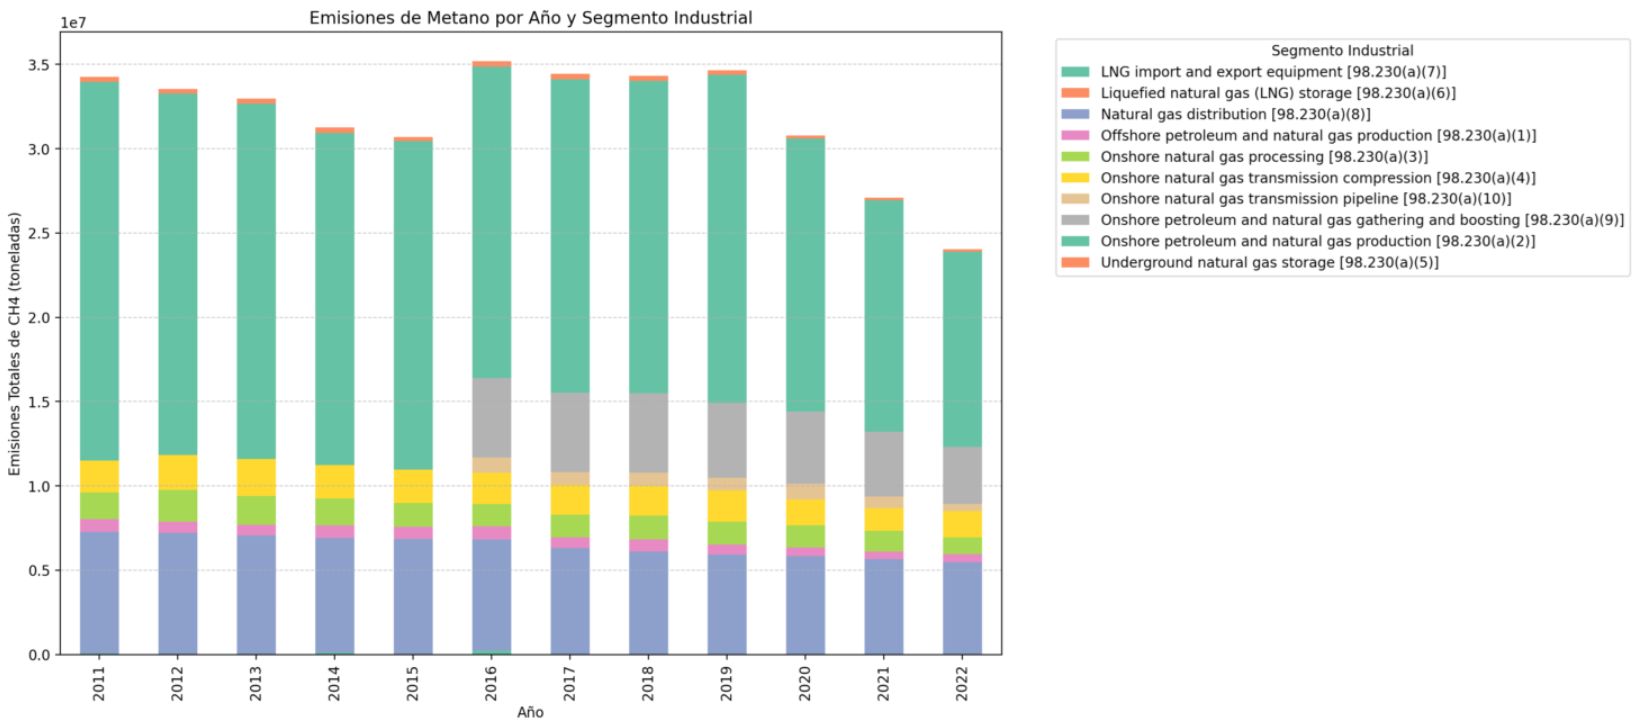

Source code (Python):
import streamlit as st
import pandas as pd
import matplotlib.pyplot as plt
import seaborn as sns

# Título de la aplicación
st.title('Visualización de Emisiones de Metano')

# Paso 1: Cargar el archivo Excel
file_path = st.file_uploader("Sube el archivo Excel con los datos", type="xlsx")

@st.cache_data
def cargar_datos(file):
    # Leer el archivo desde el binario
    emissions_df = pd.read_excel(file, sheet_name='ef_w_emissions_source_ghg', 
                                 usecols=['facility_id', 'reporting_year', 'total_reported_ch4_emissions', 'industry_segment', 'basin_associated_with_facility'])
    facilities_df = pd.read_excel(file, sheet_name='rlps_ghg_emitter_facilities', usecols=['facility_id'])
    # Devolver la fusión de ambos DataFrames
    return pd.merge(emissions_df, facilities_df, on='facility_id', how='inner')

if file_path is not None:
    try:
        # Obtener los nombres de las hojas del archivo cargado
        sheet_names = pd.ExcelFile(file_path).sheet_names
        if 'ef_w_emissions_source_ghg' not in sheet_names or 'rlps_ghg_emitter_facilities' not in sheet_names:
            st.error("El archivo Excel no contiene las hojas requeridas.")
        else:
            # Usar la función cacheada
            merged_df = cargar_datos(file_path)

            # Filtrar las columnas relevantes
            filtered_df = merged_df[['reporting_year', 'total_reported_ch4_emissions', 'industry_segment', 'basin_associated_with_facility']]

            # Asegurarse de que los años sean numéricos para evitar problemas en los filtros
            filtered_df['reporting_year'] = pd.to_numeric(filtered_df['reporting_year'], errors='coerce')

            # Obtener el rango de años y los basins únicos
            min_year = int(filtered_df['reporting_year'].min())
            max_year = int(filtered_df['reporting_year'].max())
            unique_basins = filtered_df['basin_associated_with_facility'].unique().tolist()

            # Agregar la opción "Seleccionar todas las fuentes"
            unique_basins.insert(0, "Seleccionar todas las cuencas")

            # Paso 2: Mostrar los filtros
            st.write("### Filtros para los datos")

            # Slider para seleccionar el rango de años
            years_option = st.selectbox('Selecciona una opción para los años', ['Elegir todos los años', 'Seleccionar un rango de años'])

            if years_option == 'Seleccionar un rango de años':
                years = st.slider('Selecciona el rango de años', 
                                  min_value=min_year, 
                                  max_value=max_year, 
                                  value=(min_year, max_year))
            else:
                years = (min_year, max_year)  # Por defecto, selecciona todos los años

            # Multiselect para seleccionar las cuencas
            basins = st.multiselect('Selecciona las cuencas', options=unique_basins, default="Seleccionar todas las cuencas")

            # Si el usuario selecciona "Seleccionar todas las cuencas", se seleccionan todas las categorías
            if "Seleccionar todas las cuencas" in basins:
                basins = filtered_df['basin_associated_with_facility'].unique()

            # Botón para aplicar los filtros
            if st.button("Aplicar filtros y mostrar gráfico"):
                # Filtrar los datos según los años y cuencas seleccionados
                filtered_df = filtered_df[(filtered_df['reporting_year'].between(years[0], years[1])) & 
                                          (filtered_df['basin_associated_with_facility'].isin(basins))]

                if not filtered_df.empty:
                    # Crear gráfico apilado
                    pivot_table = filtered_df.pivot_table(index='reporting_year', columns='industry_segment', 
                                                          values='total_reported_ch4_emissions', aggfunc='sum')

                    if not pivot_table.empty:
                        # Ajustar los colores según el número de segmentos industriales
                        colors = sns.color_palette('Set2', n_colors=min(len(pivot_table.columns), 8))
                        fig, ax = plt.subplots(figsize=(12, 8))
                        pivot_table.plot(kind='bar', stacked=True, ax=ax, color=colors)

                        ax.set(title='Emisiones de Metano por Año y Segmento Industrial',
                               xlabel='Año',
                               ylabel='Emisiones Totales de CH4 (toneladas)')
                        ax.legend(title='Segmento Industrial', bbox_to_anchor=(1.05, 1), loc='upper left')

                        # Añadir una cuadrícula suave
                        ax.grid(True, which='both', axis='y', linestyle='--', linewidth=0.7, alpha=0.7)

                        # Mostrar el gráfico en Streamlit
                        st.pyplot(fig)
                else:
                    st.warning("No hay datos para los filtros seleccionados.")
    except Exception as e:
        st.error(f"Ocurrió un error al procesar el archivo: {str(e)}")
